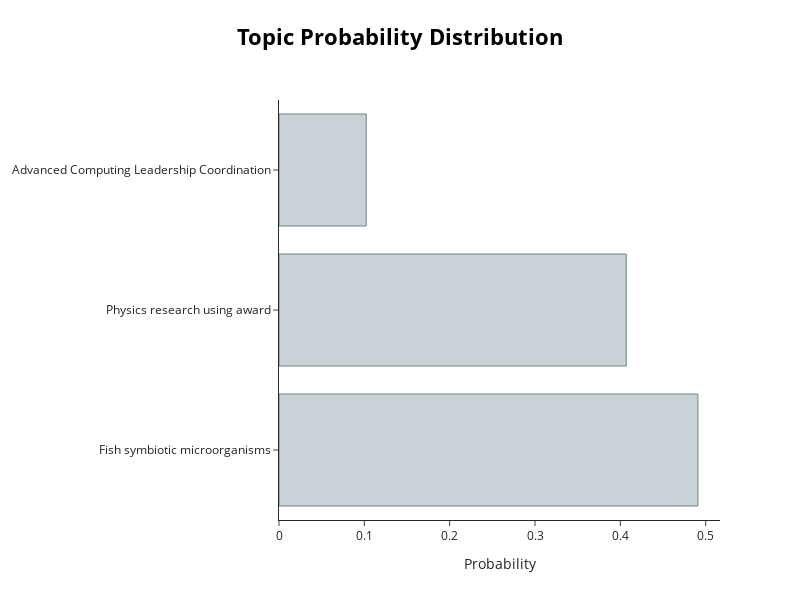

Source (notebook cell):
### Markdown cell above
## Visualize Topics

With visualizations, we are closing into the realm of subjective "best practices". These are things that I generally do because I like the representations but your experience might differ.

Having said that, there are two visualizations that are my go-to when visualizing the topics themselves:

* `topic_model.visualize_topics()`
* `topic_model.visualize_hierarchy()`

### Code cell
# Visualize the topic-document distribution for a single document
topic_model.visualize_distribution(topic_distr[abstract_id], custom_labels=True)

### Figure 1 — Plotly figure (JSON) as saved in the notebook; plotly's stock layout.template omitted (floating-point values rounded to 4 significant figures)
{"data": [{"marker": {"color": "#C8D2D7", "line": {"color": "#6E8484", "width": 1}}, "orientation": "h", "type": "bar", "x": [0.4909, 0.4069, 0.1022], "y": ["Fish symbiotic microorganisms", "Physics research using award", "Advanced Computing Leadership Coordination"]}], "layout": {"height": 600, "hoverlabel": {"bgcolor": "white", "font": {"family": "Rockwell", "size": 16}}, "title": {"font": {"color": "Black", "size": 22}, "text": "<b>Topic Probability Distribution</b>", "x": 0.5, "xanchor": "center", "y": 0.95, "yanchor": "top"}, "width": 800, "xaxis": {"title": {"text": "Probability"}}}}
